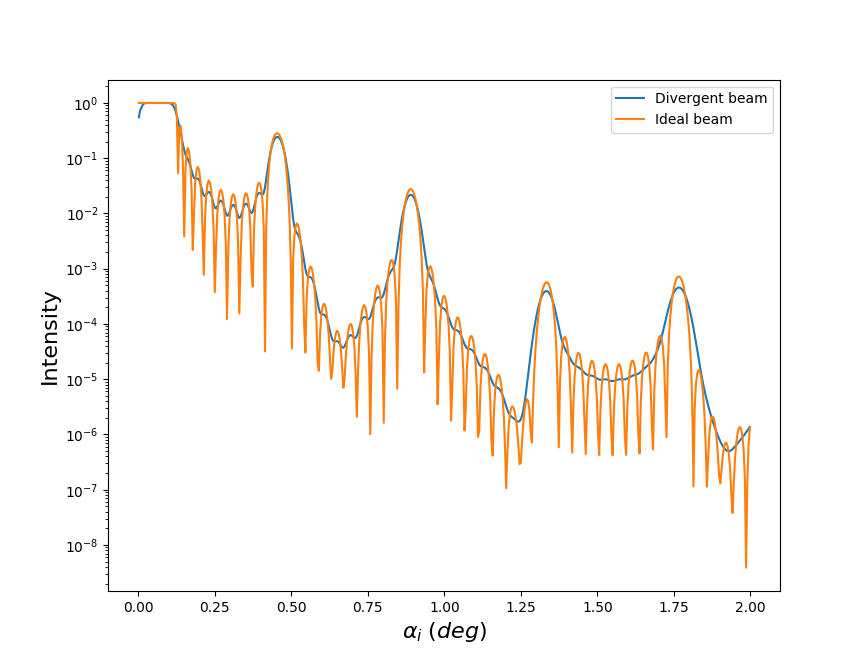

Write Python code to recreate this figure.
"""
Example of taking into account
beam divergence effects in specular simulations
with BornAgain.

"""
from matplotlib import pyplot as plt
import bornagain as ba
from bornagain import deg, angstrom


def get_sample():
    """
    Defines sample and returns it
    """

    # creating materials
    m_ambient = ba.MaterialBySLD("Ambient", 0.0, 0.0)
    m_ti = ba.MaterialBySLD("Ti", -1.9493e-06, 0.0)
    m_ni = ba.MaterialBySLD("Ni", 9.4245e-06, 0.0)
    m_substrate = ba.MaterialBySLD("SiSubstrate", 2.0704e-06, 0.0)

    # creating layers
    ambient_layer = ba.Layer(m_ambient)
    ti_layer = ba.Layer(m_ti, 30 * angstrom)
    ni_layer = ba.Layer(m_ni, 70 * angstrom)
    substrate_layer = ba.Layer(m_substrate)

    # creating multilayer
    multi_layer = ba.MultiLayer()
    multi_layer.addLayer(ambient_layer)
    for i in range(10):
        multi_layer.addLayer(ti_layer)
        multi_layer.addLayer(ni_layer)
    multi_layer.addLayer(substrate_layer)

    return multi_layer


def get_simulation(divergent_beam):
    """
    Defines and returns a specular simulation.
    """

    # simulation parameters definition
    wavelength = 1.54 * angstrom
    n_bins = 500
    alpha_min = 0.0 * deg
    alpha_max = 2.0 * deg

    simulation = ba.SpecularSimulation()
    simulation.setBeamParameters(
        wavelength, n_bins, alpha_min, alpha_max)

    # adding beam divergence
    if divergent_beam is True:
        add_beam_divergence(simulation, wavelength)

    return simulation


def add_beam_divergence(simulation, wavelength):
    """
    Adds beam divergence to the simulation
    """
    # beam divergence parameters
    d_wl = 0.01 * wavelength  # spread width for wavelength
    d_ang = 0.01 * ba.deg  # spread width for incident angle
    n_sig = 3  # number of standard deviations to take into account
    n_points = 25  # number of points to take in parameter distribution

    # creating beam parameter distributions
    alpha_distr = ba.DistributionGaussian(0.0, d_ang)
    wavelength_distr = ba.DistributionGaussian(wavelength, d_wl)

    # adding distributions to the simulation
    simulation.addParameterDistribution("*/Beam/InclinationAngle",
                                        alpha_distr, n_points, n_sig)
    simulation.addParameterDistribution("*/Beam/Wavelength",
                                        wavelength_distr, n_points, n_sig)


def run_simulation(divergent_beam):
    """
    Runs simulation and returns its result.
    """
    sample = get_sample()
    simulation = get_simulation(divergent_beam)
    simulation.setSample(sample)
    simulation.runSimulation()
    return simulation.result()


def get_plot_data(sim_result):
    data = sim_result.data()
    intensity = data.getArray()
    x_axis = data.getAxis(0).getBinCenters()
    return x_axis, intensity


def plot(sim_result_1, sim_result_2):
    """
    Plots results from two different simulations
    """

    plt.semilogy(*get_plot_data(sim_result_1), *get_plot_data(sim_result_2))

    plt.xlabel(r'$\alpha_i \; (deg)$', fontsize=16)
    plt.ylabel(r'Intensity', fontsize=16)

    plt.legend(['Divergent beam',
                'Ideal beam'],
                loc='upper right')

    plt.show()


if __name__ == '__main__':
    result_div_beam = run_simulation(divergent_beam=True)
    result_ideal_beam = run_simulation(divergent_beam=False)
    plot(result_div_beam, result_ideal_beam)
